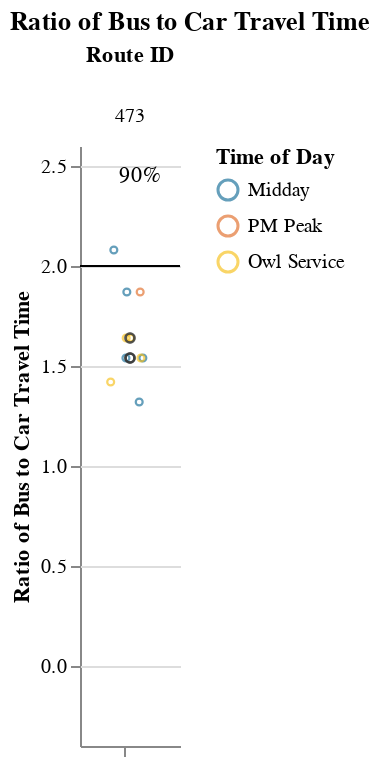
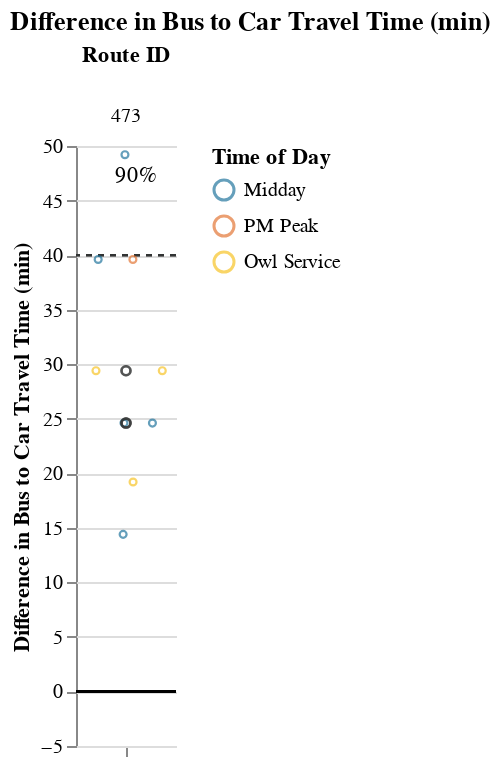

Write notebook code for charts like these, in order.
### Markdown cell above
### Long Routes (> 1.5 hrs)

### Code cell
route_group = "long"
try:
    display_charts_for_route_group(df, route_group)
except:
    print("No routes meet this criteria.")

### Figure 1 — Vega-Lite specification as saved in the notebook (floating-point values rounded to 4 significant figures)
{"config": {"view": {"continuousWidth": 400, "continuousHeight": 300, "stroke": null}, "facet": {"spacing": 0}}, "data": {"name": "data-14bdd8a44fa80a6836c0c08025f1a6a8"}, "facet": {"column": {"field": "route_id", "sort": ["473"], "title": "Route ID", "type": "nominal"}}, "spec": {"layer": [{"mark": "rule", "encoding": {"color": {"value": "black"}, "y": {"field": "cutoff", "type": "quantitative"}}, "selection": {"selector003": {"type": "interval", "bind": "scales", "encodings": ["x", "y"]}}}, {"mark": {"type": "point", "opacity": 0.65, "size": 12, "strokeWidth": 1.1}, "encoding": {"color": {"field": "time_of_day", "scale": {"range": ["#136C97", "#E16B26", "#F6BF16", "#00896B", "#7790A3", "#5B559C"]}, "sort": ["AM Peak", "Midday", "PM Peak", "Owl Service"], "title": "Time of Day", "type": "nominal"}, "tooltip": [{"field": "route_id", "type": "nominal"}, {"field": "trip_id", "type": "nominal"}, {"field": "service_hours", "type": "quantitative"}, {"field": "car_duration_hours", "type": "quantitative"}, {"field": "bus_multiplier", "type": "quantitative"}, {"field": "bus_difference", "type": "quantitative"}, {"field": "num_trips", "type": "quantitative"}, {"field": "num_competitive", "type": "quantitative"}, {"field": "pct_trips_competitive", "type": "quantitative"}, {"field": "p25", "type": "quantitative"}, {"field": "p50", "type": "quantitative"}, {"field": "p75", "type": "quantitative"}], "x": {"axis": {"grid": false, "labels": false, "ticks": true, "values": [0]}, "field": "jitter", "scale": {}, "title": null, "type": "quantitative"}, "y": {"field": "bus_multiplier", "scale": {"domain": [-0.25, 2.5]}, "title": "Ratio of Bus to Car Travel Time", "type": "quantitative"}}, "transform": [{"calculate": "sqrt(-2*log(random()))*cos(2*PI*random())", "as": "jitter"}], "width": 50}, {"layer": [{"mark": {"type": "point", "opacity": 0.6, "size": 20, "strokeWidth": 1.3}, "encoding": {"color": {"value": "#323434"}, "y": {"field": "bus_multiplier", "type": "quantitative"}}, "transform": [{"filter": "(datum.p50_trip === 1)"}]}, {"mark": {"type": "text", "align": "center", "baseline": "middle"}, "encoding": {"color": {"value": "black"}, "text": {"field": "pct_trips_competitive", "format": ".0%", "type": "quantitative"}, "tooltip": [{"field": "route_id", "type": "nominal"}, {"field": "trip_id", "type": "nominal"}, {"field": "service_hours", "type": "quantitative"}, {"field": "car_duration_hours", "type": "quantitative"}, {"field": "bus_multiplier", "type": "quantitative"}, {"field": "bus_difference", "type": "quantitative"}, {"field": "num_trips", "type": "quantitative"}, {"field": "num_competitive", "type": "quantitative"}, {"field": "pct_trips_competitive", "type": "quantitative"}, {"field": "p25", "type": "quantitative"}, {"field": "p50", "type": "quantitative"}, {"field": "p75", "type": "quantitative"}], "x": {"value": 30}, "y": {"value": 15}}, "transform": [{"calculate": "sqrt(-2*log(random()))*cos(2*PI*random())", "as": "jitter"}, {"filter": "(datum.fastest_trip === 1)"}]}]}]}, "resolve": {"scale": {"y": "shared"}}, "title": "Ratio of Bus to Car Travel Time", "$schema": "https://vega.github.io/schema/vega-lite/v4.17.0.json", "datasets": {"data-14bdd8a44fa80a6836c0c08025f1a6a8": [{"calitp_itp_id": 376, "trip_key": 8472446297226699308, "trip_id": "t_1083288_b_26274_tn_0", "shape_id": "p_682", "route_id": "473", "service_hours": 1.0, "trip_first_departure_ts": 52800, "trip_last_arrival_ts": 56400, "departure_hour": 14, "time_of_day": "Midday", "p25": 1.17, "p50": 1.21, "p75": 1.377, "p50_trip": 0, "fastest_trip": 1, "car_duration_hours": 0.76, "competitive_route": 1, "bus_multiplier": 1.32, "bus_difference": 14.4, "num_trips": 10, "num_competitive": 9, "pct_trips_competitive": 0.9, "bus_difference_spread": 34.8, "route_group": "long", "max_trip_hrs": 1.58, "max_trip_route_group": 2.5, "name": "Yuba-Sutter Transit Authority", "caltrans_district": "03 - Marysville", "drmt_organization_name": null, "cutoff2": 40, "cutoff": 2}, {"calitp_itp_id": 376, "trip_key": -8435216084765777762, "trip_id": "t_1083290_b_26274_tn_0", "shape_id": "p_683", "route_id": "473", "service_hours": 1.08, "trip_first_departure_ts": 19500, "trip_last_arrival_ts": 23400, "departure_hour": 5, "time_of_day": "Owl Service", "p25": 1.17, "p50": 1.21, "p75": 1.377, "p50_trip": 0, "fastest_trip": 0, "car_duration_hours": 0.76, "competitive_route": 1, "bus_multiplier": 1.42, "bus_difference": 19.2, "num_trips": 10, "num_competitive": 9, "pct_trips_competitive": 0.9, "bus_difference_spread": 34.8, "route_group": "long", "max_trip_hrs": 1.58, "max_trip_route_group": 2.5, "name": "Yuba-Sutter Transit Authority", "caltrans_district": "03 - Marysville", "drmt_organization_name": null, "cutoff2": 40, "cutoff": 2}, {"calitp_itp_id": 376, "trip_key": 6516244206308814738, "trip_id": "t_1083293_b_26274_tn_0", "shape_id": "p_682", "route_id": "473", "service_hours": 1.17, "trip_first_departure_ts": 58500, "trip_last_arrival_ts": 62700, "departure_hour": 16, "time_of_day": "Midday", "p25": 1.17, "p50": 1.21, "p75": 1.377, "p50_trip": 1, "fastest_trip": 0, "car_duration_hours": 0.76, "competitive_route": 1, "bus_multiplier": 1.54, "bus_difference": 24.6, "num_trips": 10, "num_competitive": 9, "pct_trips_competitive": 0.9, "bus_difference_spread": 34.8, "route_group": "long", "max_trip_hrs": 1.58, "max_trip_route_group": 2.5, "name": "Yuba-Sutter Transit Authority", "caltrans_district": "03 - Marysville", "drmt_organization_name": null, "cutoff2": 40, "cutoff": 2}, {"calitp_itp_id": 376, "trip_key": -3145666755083596760, "trip_id": "t_1287004_b_26274_tn_0", "shape_id": "p_902176", "route_id": "473", "service_hours": 1.17, "trip_first_departure_ts": 56400, "trip_last_arrival_ts": 60600, "departure_hour": 15, "time_of_day": "Midday", "p25": 1.17, "p50": 1.21, "p75": 1.377, "p50_trip": 1, "fastest_trip": 0, "car_duration_hours": 0.76, "competitive_route": 1, "bus_multiplier": 1.54, "bus_difference": 24.6, "num_trips": 10, "num_competitive": 9, "pct_trips_competitive": 0.9, "bus_difference_spread": 34.8, "route_group": "long", "max_trip_hrs": 1.58, "max_trip_route_group": 2.5, "name": "Yuba-Sutter Transit Authority", "caltrans_district": "03 - Marysville", "drmt_organization_name": null, "cutoff2": 40, "cutoff": 2}, {"calitp_itp_id": 376, "trip_key": -6541386274374931803, "trip_id": "t_1083294_b_26274_tn_0", "shape_id": "p_683", "route_id": "473", "service_hours": 1.17, "trip_first_departure_ts": 24000, "trip_last_arrival_ts": 28200, "departure_hour": 6, "time_of_day": "Owl Service", "p25": 1.17, "p50": 1.21, "p75": 1.377, "p50_trip": 1, "fastest_trip": 0, "car_duration_hours": 0.76, "competitive_route": 1, "bus_multiplier": 1.54, "bus_difference": 24.6, "num_trips": 10, "num_competitive": 9, "pct_trips_competitive": 0.9, "bus_difference_spread": 34.8, "route_group": "long", "max_trip_hrs": 1.58, "max_trip_route_group": 2.5, "name": "Yuba-Sutter Transit Authority", "caltrans_district": "03 - Marysville", "drmt_organization_name": null, "cutoff2": 40, "cutoff": 2}, {"calitp_itp_id": 376, "trip_key": 4977650576886127910, "trip_id": "t_1083287_b_26274_tn_0", "shape_id": "p_677", "route_id": "473", "service_hours": 1.25, "trip_first_departure_ts": 20100, "trip_last_arrival_ts": 24600, "departure_hour": 5, "time_of_day": "Owl Service", "p25": 1.17, "p50": 1.21, "p75": 1.377, "p50_trip": 1, "fastest_trip": 0, "car_duration_hours": 0.76, "competitive_route": 1, "bus_multiplier": 1.64, "bus_difference": 29.4, "num_trips": 10, "num_competitive": 9, "pct_trips_competitive": 0.9, "bus_difference_spread": 34.8, "route_group": "long", "max_trip_hrs": 1.58, "max_trip_route_group": 2.5, "name": "Yuba-Sutter Transit Authority", "caltrans_district": "03 - Marysville", "drmt_organization_name": null, "cutoff2": 40, "cutoff": 2}, {"calitp_itp_id": 376, "trip_key": 73036594332883039, "trip_id": "t_1083289_b_26274_tn_0", "shape_id": "p_677", "route_id": "473", "service_hours": 1.25, "trip_first_departure_ts": 21900, "trip_last_arrival_ts": 26400, "departure_hour": 6, "time_of_day": "Owl Service", "p25": 1.17, "p50": 1.21, "p75": 1.377, "p50_trip": 1, "fastest_trip": 0, "car_duration_hours": 0.76, "competitive_route": 1, "bus_multiplier": 1.64, "bus_difference": 29.4, "num_trips": 10, "num_competitive": 9, "pct_trips_competitive": 0.9, "bus_difference_spread": 34.8, "route_group": "long", "max_trip_hrs": 1.58, "max_trip_route_group": 2.5, "name": "Yuba-Sutter Transit Authority", "caltrans_district": "03 - Marysville", "drmt_organization_name": null, "cutoff2": 40, "cutoff": 2}, {"calitp_itp_id": 376, "trip_key": 1216137359861551197, "trip_id": "t_1083291_b_26274_tn_0", "shape_id": "p_689", "route_id": "473", "service_hours": 1.42, "trip_first_departure_ts": 58200, "trip_last_arrival_ts": 63300, "departure_hour": 16, "time_of_day": "Midday", "p25": 1.17, "p50": 1.21, "p75": 1.377, "p50_trip": 0, "fastest_trip": 0, "car_duration_hours": 0.76, "competitive_route": 1, "bus_multiplier": 1.87, "bus_difference": 39.6, "num_trips": 10, "num_competitive": 9, "pct_trips_competitive": 0.9, "bus_difference_spread": 34.8, "route_group": "long", "max_trip_hrs": 1.58, "max_trip_route_group": 2.5, "name": "Yuba-Sutter Transit Authority", "caltrans_district": "03 - Marysville", "drmt_organization_name": null, "cutoff2": 40, "cutoff": 2}, {"calitp_itp_id": 376, "trip_key": 4153866782106947609, "trip_id": "t_1287005_b_26274_tn_0", "shape_id": "p_902176", "route_id": "473", "service_hours": 1.42, "trip_first_departure_ts": 62700, "trip_last_arrival_ts": 67800, "departure_hour": 17, "time_of_day": "PM Peak", "p25": 1.17, "p50": 1.21, "p75": 1.377, "p50_trip": 0, "fastest_trip": 0, "car_duration_hours": 0.76, "competitive_route": 1, "bus_multiplier": 1.87, "bus_difference": 39.6, "num_trips": 10, "num_competitive": 9, "pct_trips_competitive": 0.9, "bus_difference_spread": 34.8, "route_group": "long", "max_trip_hrs": 1.58, "max_trip_route_group": 2.5, "name": "Yuba-Sutter Transit Authority", "caltrans_district": "03 - Marysville", "drmt_organization_name": null, "cutoff2": 40, "cutoff": 2}, {"calitp_itp_id": 376, "trip_key": 843407151134286902, "trip_id": "t_1083292_b_26274_tn_0", "shape_id": "p_343", "route_id": "473", "service_hours": 1.58, "trip_first_departure_ts": 59400, "trip_last_arrival_ts": 65100, "departure_hour": 16, "time_of_day": "Midday", "p25": 1.17, "p50": 1.21, "p75": 1.377, "p50_trip": 0, "fastest_trip": 0, "car_duration_hours": 0.76, "competitive_route": 1, "bus_multiplier": 2.08, "bus_difference": 49.2, "num_trips": 10, "num_competitive": 9, "pct_trips_competitive": 0.9, "bus_difference_spread": 34.8, "route_group": "long", "max_trip_hrs": 1.58, "max_trip_route_group": 2.5, "name": "Yuba-Sutter Transit Authority", "caltrans_district": "03 - Marysville", "drmt_organization_name": null, "cutoff2": 40, "cutoff": 2}]}}

### Figure 2 — Vega-Lite specification as saved in the notebook (floating-point values rounded to 4 significant figures)
{"config": {"view": {"continuousWidth": 400, "continuousHeight": 300, "stroke": null}, "facet": {"spacing": 0}}, "data": {"name": "data-44fc977a546ded8ef14000bfc1838bc2"}, "facet": {"column": {"field": "route_id", "sort": ["473"], "title": "Route ID", "type": "nominal"}}, "spec": {"layer": [{"mark": "rule", "encoding": {"color": {"value": "black"}, "y": {"field": "cutoff", "type": "quantitative"}}, "selection": {"selector004": {"type": "interval", "bind": "scales", "encodings": ["x", "y"]}}}, {"mark": {"type": "rule", "strokeDash": [3, 3]}, "encoding": {"color": {"value": "#323434"}, "y": {"field": "cutoff2", "type": "quantitative"}}}, {"mark": {"type": "point", "opacity": 0.65, "size": 12, "strokeWidth": 1.1}, "encoding": {"color": {"field": "time_of_day", "scale": {"range": ["#136C97", "#E16B26", "#F6BF16", "#00896B", "#7790A3", "#5B559C"]}, "sort": ["AM Peak", "Midday", "PM Peak", "Owl Service"], "title": "Time of Day", "type": "nominal"}, "tooltip": [{"field": "route_id", "type": "nominal"}, {"field": "trip_id", "type": "nominal"}, {"field": "service_hours", "type": "quantitative"}, {"field": "car_duration_hours", "type": "quantitative"}, {"field": "bus_multiplier", "type": "quantitative"}, {"field": "bus_difference", "type": "quantitative"}, {"field": "num_trips", "type": "quantitative"}, {"field": "num_competitive", "type": "quantitative"}, {"field": "pct_trips_competitive", "type": "quantitative"}, {"field": "p25", "type": "quantitative"}, {"field": "p50", "type": "quantitative"}, {"field": "p75", "type": "quantitative"}], "x": {"axis": {"grid": false, "labels": false, "ticks": true, "values": [0]}, "field": "jitter", "scale": {}, "title": null, "type": "quantitative"}, "y": {"field": "bus_difference", "scale": {"domain": [-5, 49.2]}, "title": "Difference in Bus to Car Travel Time (min)", "type": "quantitative"}}, "transform": [{"calculate": "sqrt(-2*log(random()))*cos(2*PI*random())", "as": "jitter"}], "width": 50}, {"layer": [{"mark": {"type": "point", "opacity": 0.6, "size": 20, "strokeWidth": 1.3}, "encoding": {"color": {"value": "#323434"}, "y": {"field": "bus_difference", "type": "quantitative"}}, "transform": [{"filter": "(datum.p50_trip === 1)"}]}, {"mark": {"type": "text", "align": "center", "baseline": "middle"}, "encoding": {"color": {"value": "black"}, "text": {"field": "pct_trips_competitive", "format": ".0%", "type": "quantitative"}, "tooltip": [{"field": "route_id", "type": "nominal"}, {"field": "trip_id", "type": "nominal"}, {"field": "service_hours", "type": "quantitative"}, {"field": "car_duration_hours", "type": "quantitative"}, {"field": "bus_multiplier", "type": "quantitative"}, {"field": "bus_difference", "type": "quantitative"}, {"field": "num_trips", "type": "quantitative"}, {"field": "num_competitive", "type": "quantitative"}, {"field": "pct_trips_competitive", "type": "quantitative"}, {"field": "p25", "type": "quantitative"}, {"field": "p50", "type": "quantitative"}, {"field": "p75", "type": "quantitative"}], "x": {"value": 30}, "y": {"value": 15}}, "transform": [{"calculate": "sqrt(-2*log(random()))*cos(2*PI*random())", "as": "jitter"}, {"filter": "(datum.fastest_trip === 1)"}]}]}]}, "resolve": {"scale": {"y": "shared"}}, "title": "Difference in Bus to Car Travel Time (min)", "$schema": "https://vega.github.io/schema/vega-lite/v4.17.0.json", "datasets": {"data-44fc977a546ded8ef14000bfc1838bc2": [{"calitp_itp_id": 376, "trip_key": 8472446297226699308, "trip_id": "t_1083288_b_26274_tn_0", "shape_id": "p_682", "route_id": "473", "service_hours": 1.0, "trip_first_departure_ts": 52800, "trip_last_arrival_ts": 56400, "departure_hour": 14, "time_of_day": "Midday", "p25": 1.17, "p50": 1.21, "p75": 1.377, "p50_trip": 0, "fastest_trip": 1, "car_duration_hours": 0.76, "competitive_route": 1, "bus_multiplier": 1.32, "bus_difference": 14.4, "num_trips": 10, "num_competitive": 9, "pct_trips_competitive": 0.9, "bus_difference_spread": 34.8, "route_group": "long", "max_trip_hrs": 1.58, "max_trip_route_group": 2.5, "name": "Yuba-Sutter Transit Authority", "caltrans_district": "03 - Marysville", "drmt_organization_name": null, "cutoff2": 40, "cutoff": 0}, {"calitp_itp_id": 376, "trip_key": -8435216084765777762, "trip_id": "t_1083290_b_26274_tn_0", "shape_id": "p_683", "route_id": "473", "service_hours": 1.08, "trip_first_departure_ts": 19500, "trip_last_arrival_ts": 23400, "departure_hour": 5, "time_of_day": "Owl Service", "p25": 1.17, "p50": 1.21, "p75": 1.377, "p50_trip": 0, "fastest_trip": 0, "car_duration_hours": 0.76, "competitive_route": 1, "bus_multiplier": 1.42, "bus_difference": 19.2, "num_trips": 10, "num_competitive": 9, "pct_trips_competitive": 0.9, "bus_difference_spread": 34.8, "route_group": "long", "max_trip_hrs": 1.58, "max_trip_route_group": 2.5, "name": "Yuba-Sutter Transit Authority", "caltrans_district": "03 - Marysville", "drmt_organization_name": null, "cutoff2": 40, "cutoff": 0}, {"calitp_itp_id": 376, "trip_key": 6516244206308814738, "trip_id": "t_1083293_b_26274_tn_0", "shape_id": "p_682", "route_id": "473", "service_hours": 1.17, "trip_first_departure_ts": 58500, "trip_last_arrival_ts": 62700, "departure_hour": 16, "time_of_day": "Midday", "p25": 1.17, "p50": 1.21, "p75": 1.377, "p50_trip": 1, "fastest_trip": 0, "car_duration_hours": 0.76, "competitive_route": 1, "bus_multiplier": 1.54, "bus_difference": 24.6, "num_trips": 10, "num_competitive": 9, "pct_trips_competitive": 0.9, "bus_difference_spread": 34.8, "route_group": "long", "max_trip_hrs": 1.58, "max_trip_route_group": 2.5, "name": "Yuba-Sutter Transit Authority", "caltrans_district": "03 - Marysville", "drmt_organization_name": null, "cutoff2": 40, "cutoff": 0}, {"calitp_itp_id": 376, "trip_key": -3145666755083596760, "trip_id": "t_1287004_b_26274_tn_0", "shape_id": "p_902176", "route_id": "473", "service_hours": 1.17, "trip_first_departure_ts": 56400, "trip_last_arrival_ts": 60600, "departure_hour": 15, "time_of_day": "Midday", "p25": 1.17, "p50": 1.21, "p75": 1.377, "p50_trip": 1, "fastest_trip": 0, "car_duration_hours": 0.76, "competitive_route": 1, "bus_multiplier": 1.54, "bus_difference": 24.6, "num_trips": 10, "num_competitive": 9, "pct_trips_competitive": 0.9, "bus_difference_spread": 34.8, "route_group": "long", "max_trip_hrs": 1.58, "max_trip_route_group": 2.5, "name": "Yuba-Sutter Transit Authority", "caltrans_district": "03 - Marysville", "drmt_organization_name": null, "cutoff2": 40, "cutoff": 0}, {"calitp_itp_id": 376, "trip_key": -6541386274374931803, "trip_id": "t_1083294_b_26274_tn_0", "shape_id": "p_683", "route_id": "473", "service_hours": 1.17, "trip_first_departure_ts": 24000, "trip_last_arrival_ts": 28200, "departure_hour": 6, "time_of_day": "Owl Service", "p25": 1.17, "p50": 1.21, "p75": 1.377, "p50_trip": 1, "fastest_trip": 0, "car_duration_hours": 0.76, "competitive_route": 1, "bus_multiplier": 1.54, "bus_difference": 24.6, "num_trips": 10, "num_competitive": 9, "pct_trips_competitive": 0.9, "bus_difference_spread": 34.8, "route_group": "long", "max_trip_hrs": 1.58, "max_trip_route_group": 2.5, "name": "Yuba-Sutter Transit Authority", "caltrans_district": "03 - Marysville", "drmt_organization_name": null, "cutoff2": 40, "cutoff": 0}, {"calitp_itp_id": 376, "trip_key": 4977650576886127910, "trip_id": "t_1083287_b_26274_tn_0", "shape_id": "p_677", "route_id": "473", "service_hours": 1.25, "trip_first_departure_ts": 20100, "trip_last_arrival_ts": 24600, "departure_hour": 5, "time_of_day": "Owl Service", "p25": 1.17, "p50": 1.21, "p75": 1.377, "p50_trip": 1, "fastest_trip": 0, "car_duration_hours": 0.76, "competitive_route": 1, "bus_multiplier": 1.64, "bus_difference": 29.4, "num_trips": 10, "num_competitive": 9, "pct_trips_competitive": 0.9, "bus_difference_spread": 34.8, "route_group": "long", "max_trip_hrs": 1.58, "max_trip_route_group": 2.5, "name": "Yuba-Sutter Transit Authority", "caltrans_district": "03 - Marysville", "drmt_organization_name": null, "cutoff2": 40, "cutoff": 0}, {"calitp_itp_id": 376, "trip_key": 73036594332883039, "trip_id": "t_1083289_b_26274_tn_0", "shape_id": "p_677", "route_id": "473", "service_hours": 1.25, "trip_first_departure_ts": 21900, "trip_last_arrival_ts": 26400, "departure_hour": 6, "time_of_day": "Owl Service", "p25": 1.17, "p50": 1.21, "p75": 1.377, "p50_trip": 1, "fastest_trip": 0, "car_duration_hours": 0.76, "competitive_route": 1, "bus_multiplier": 1.64, "bus_difference": 29.4, "num_trips": 10, "num_competitive": 9, "pct_trips_competitive": 0.9, "bus_difference_spread": 34.8, "route_group": "long", "max_trip_hrs": 1.58, "max_trip_route_group": 2.5, "name": "Yuba-Sutter Transit Authority", "caltrans_district": "03 - Marysville", "drmt_organization_name": null, "cutoff2": 40, "cutoff": 0}, {"calitp_itp_id": 376, "trip_key": 1216137359861551197, "trip_id": "t_1083291_b_26274_tn_0", "shape_id": "p_689", "route_id": "473", "service_hours": 1.42, "trip_first_departure_ts": 58200, "trip_last_arrival_ts": 63300, "departure_hour": 16, "time_of_day": "Midday", "p25": 1.17, "p50": 1.21, "p75": 1.377, "p50_trip": 0, "fastest_trip": 0, "car_duration_hours": 0.76, "competitive_route": 1, "bus_multiplier": 1.87, "bus_difference": 39.6, "num_trips": 10, "num_competitive": 9, "pct_trips_competitive": 0.9, "bus_difference_spread": 34.8, "route_group": "long", "max_trip_hrs": 1.58, "max_trip_route_group": 2.5, "name": "Yuba-Sutter Transit Authority", "caltrans_district": "03 - Marysville", "drmt_organization_name": null, "cutoff2": 40, "cutoff": 0}, {"calitp_itp_id": 376, "trip_key": 4153866782106947609, "trip_id": "t_1287005_b_26274_tn_0", "shape_id": "p_902176", "route_id": "473", "service_hours": 1.42, "trip_first_departure_ts": 62700, "trip_last_arrival_ts": 67800, "departure_hour": 17, "time_of_day": "PM Peak", "p25": 1.17, "p50": 1.21, "p75": 1.377, "p50_trip": 0, "fastest_trip": 0, "car_duration_hours": 0.76, "competitive_route": 1, "bus_multiplier": 1.87, "bus_difference": 39.6, "num_trips": 10, "num_competitive": 9, "pct_trips_competitive": 0.9, "bus_difference_spread": 34.8, "route_group": "long", "max_trip_hrs": 1.58, "max_trip_route_group": 2.5, "name": "Yuba-Sutter Transit Authority", "caltrans_district": "03 - Marysville", "drmt_organization_name": null, "cutoff2": 40, "cutoff": 0}, {"calitp_itp_id": 376, "trip_key": 843407151134286902, "trip_id": "t_1083292_b_26274_tn_0", "shape_id": "p_343", "route_id": "473", "service_hours": 1.58, "trip_first_departure_ts": 59400, "trip_last_arrival_ts": 65100, "departure_hour": 16, "time_of_day": "Midday", "p25": 1.17, "p50": 1.21, "p75": 1.377, "p50_trip": 0, "fastest_trip": 0, "car_duration_hours": 0.76, "competitive_route": 1, "bus_multiplier": 2.08, "bus_difference": 49.2, "num_trips": 10, "num_competitive": 9, "pct_trips_competitive": 0.9, "bus_difference_spread": 34.8, "route_group": "long", "max_trip_hrs": 1.58, "max_trip_route_group": 2.5, "name": "Yuba-Sutter Transit Authority", "caltrans_district": "03 - Marysville", "drmt_organization_name": null, "cutoff2": 40, "cutoff": 0}]}}
